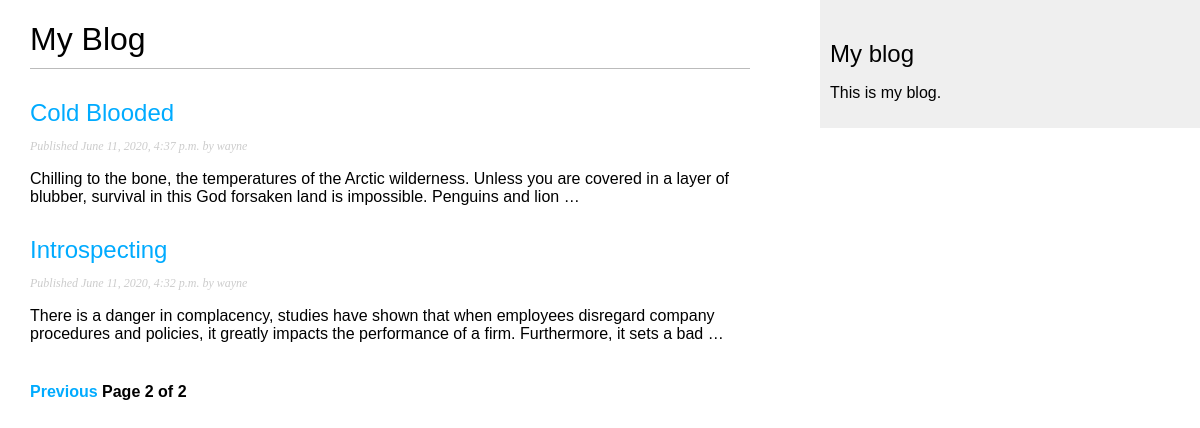
Screenshot of /blog/?page=2 with the database file from the repository.
### blog/models.py (models this page shows, shortened)
class Post(models.Model):
    STATUS_CHOICE = (
        ('draft', 'Draft'),
        ('published', 'Published'),
    )
    title = models.CharField(max_length=250)
    slug = models.SlugField(max_length=250,
                            unique_for_date='publish')
    author = models.ForeignKey(User,
                                on_delete = models.CASCADE,
                                related_name = 'blog_post')
    body = models.TextField()
    publish = models.DateTimeField(default=timezone.now)
    created = models.DateTimeField(auto_now_add = True)
    updated = models.DateTimeField(auto_now = True)
    status = models.CharField(max_length = 10,
                            choices = STATUS_CHOICE,
                            default='draft')
    class Meta:
        ordering = ('-publish',)
    objects = models.Manager() # default manager
    published = PublishedManager() # our custom manager
    def get_absolute_url(self):
        return reverse(
            'blog:post_detail',
            args=[self.publish.year,
                    self.publish.month,
                    self.publish.day,
                    self.slug]
        )

### blog/views.py (the view)
# urls.py: path('', PostListView.as_view(), name='post_list'),
class PostListView(ListView):
    queryset = Post.published.all()
    context_object_name = 'posts'
    paginate_by = 3
    template_name = 'blog/post/list.html'

### blog/templates/blog/post/list.html (shortened to what this page needs)
{% extends "blog/base.html" %}
{% block content %}
    <h1>My Blog</h1>
    {% for post in posts %}
        <h2>
            <a href="{{ post.get_absolute_url}}">{{post.title}}</a>
        </h2>
        <p class = "date">
            Published {{post.publish}} by {{post.author}}
        </p>
        {{post.body|truncatewords:30|linebreaks}}
    {% endfor %}
    {% include "pagination.html" with page=page_obj %}
{% endblock content %}

### blog/static/css/blog.css (style rules this page uses)
body { margin:0; padding:0; font-family:helvetica, sans-serif; }
a { color:#00abff; text-decoration:none; }
h1 { font-weight:normal; border-bottom:1px solid #bbb; padding:0 0 10px 0; }
h2 { font-weight:normal; margin:30px 0 0; }
p.date { color:#ccc; font-family: georgia, serif; font-size: 12px; font-style: italic; }

### rows the page displays
Post: title "Cold Blooded", publish "June 11, 2020, 4:37 p.m.", author "wayne", body "Chilling to the bone, the temperatures of the Arctic wilderness. Unless you are covered in a layer of blubber, survival in this God forsaken land is impossible. Penguins and lion …"
Post: title "Introspecting", publish "June 11, 2020, 4:32 p.m.", author "wayne", body "There is a danger in complacency, studies have shown that when employees disregard company procedures and policies, it greatly impacts the performance of a firm. Furthermore, it sets a bad …"

### other values shown
{{ page.number }} "2"
{{ page.paginator.num_pages }} "2"
